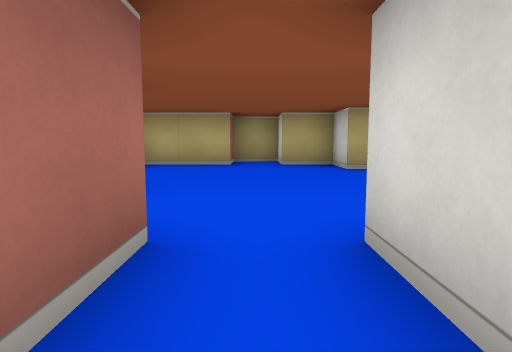
View 1 (above)

20 first-person views from a walk through a cub3D maze. The camera is about half as high as the walls, tilts 6° down and sees 75° across. The floor is counted in squares. Each view is taken from the middle of a square. On the plan, view 1 faces up. The plan holds only what a view shows up to about 9 squares ahead; the rest is blank.

View 2
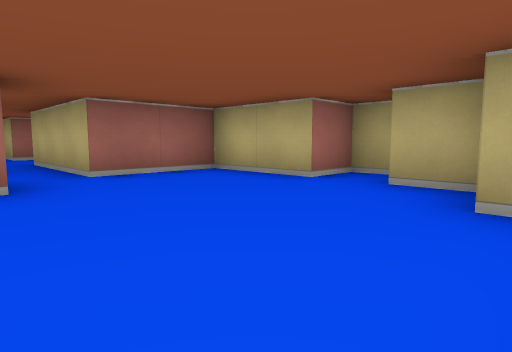

View 3
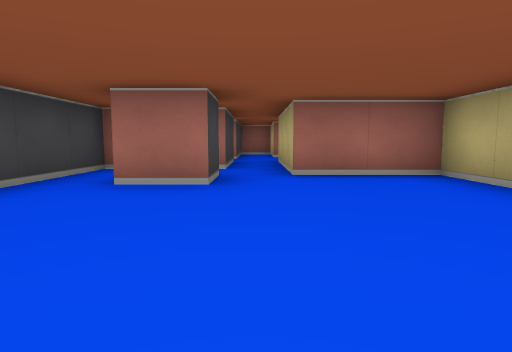

View 4
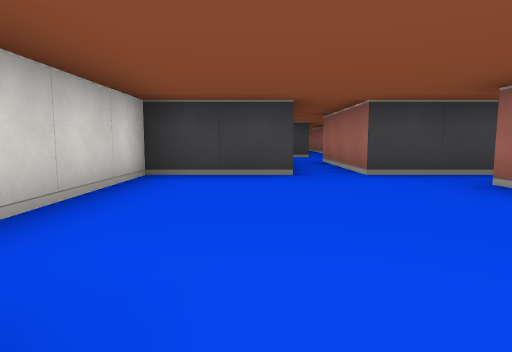

View 5
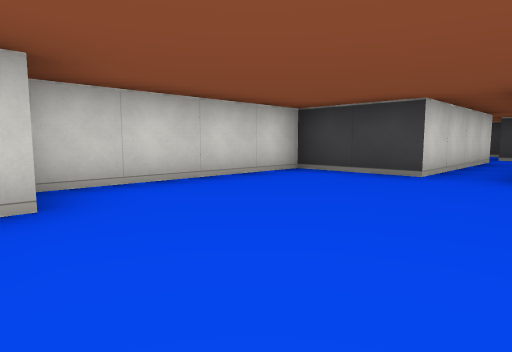

View 6
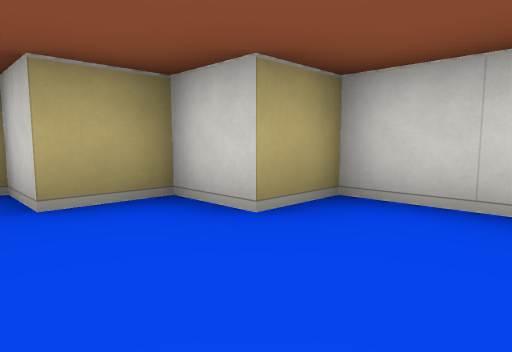

View 7
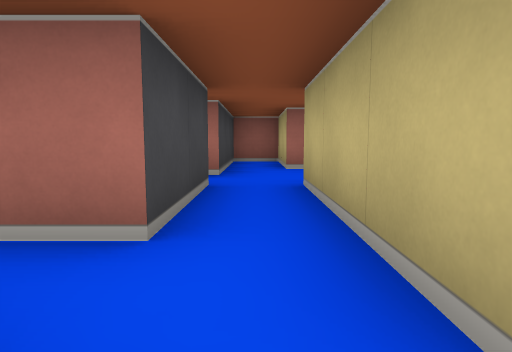

View 8
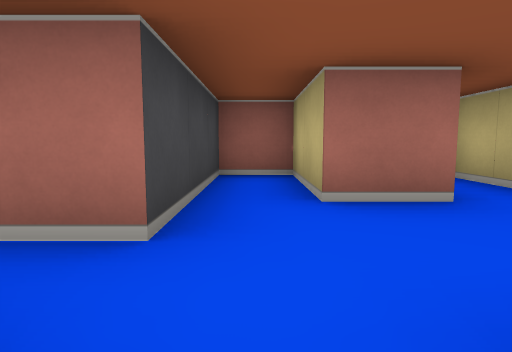

View 9
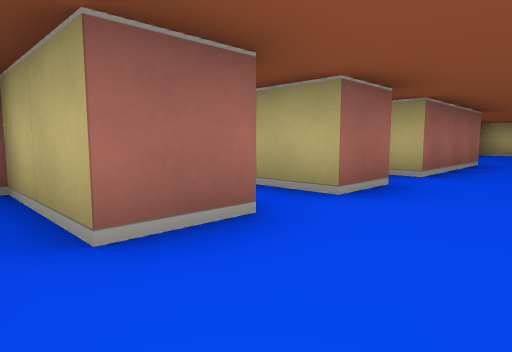

View 10
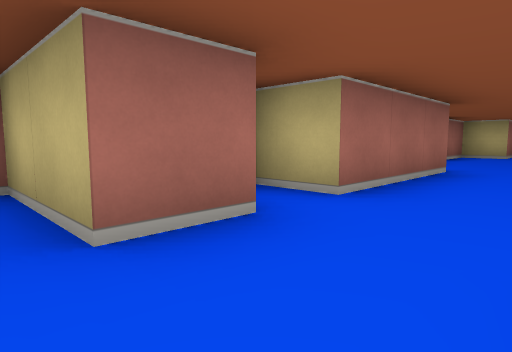

View 11
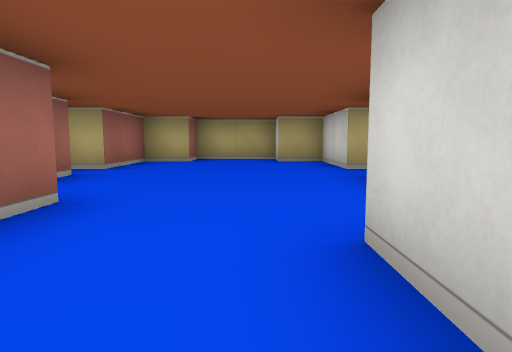

View 12
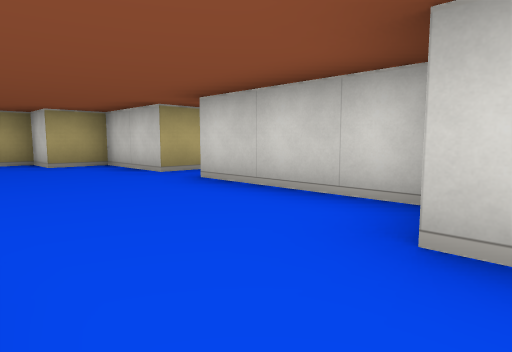

View 13
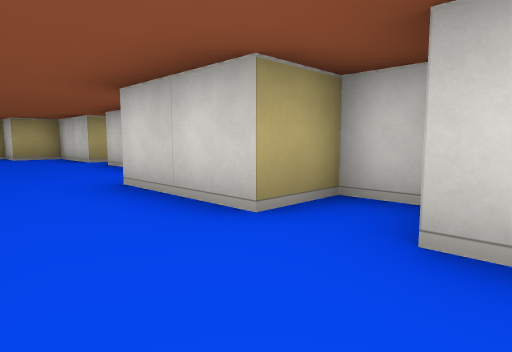

View 14
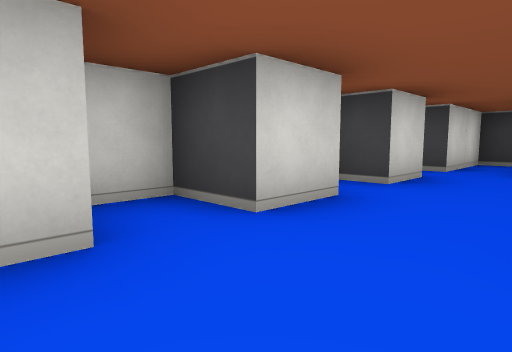

View 15
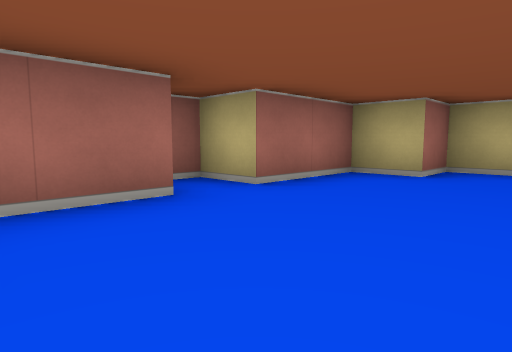

View 16
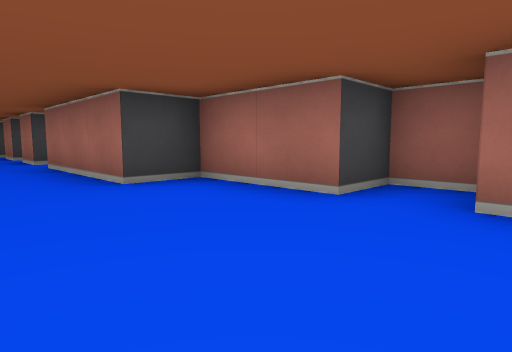

View 17
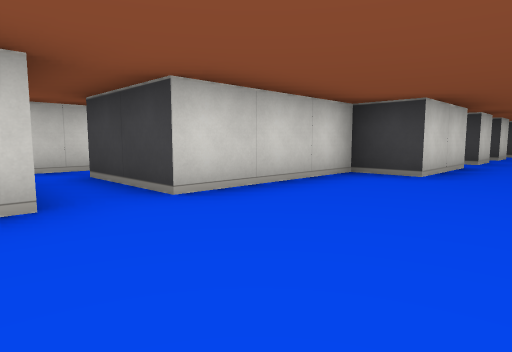

View 18
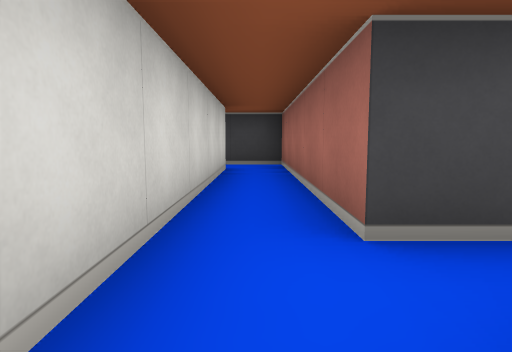

View 19
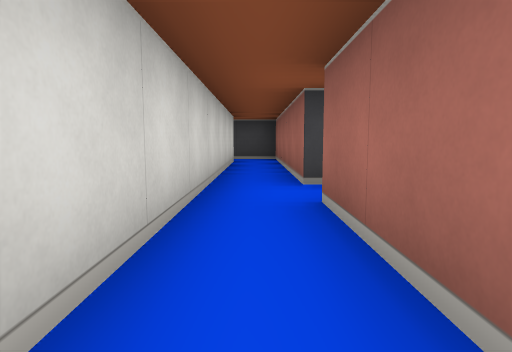

View 20
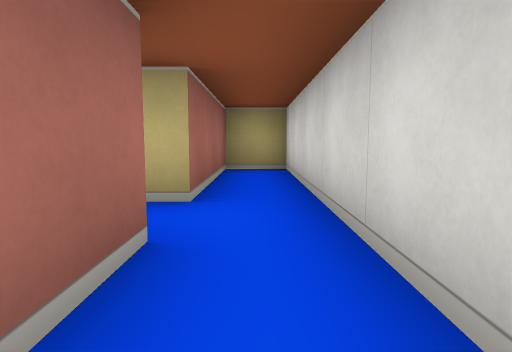

### Floor plan
Points are (right, up) in squares from view 1. A wall is a line through its corners. A room is listed if a view was taken in it or the views show most of it. See-through windows are left out.
Room 1 (views 1, 2, 3, 4, 5, 6, 7, 8)
walls: (-2.5, 3.5) (-1.5, 3.5) (-1.5, 2.5); (-5.5, 3.5) (-3.5, 3.5) (-3.5, 1.5) (-0.5, 1.5) (-0.5, -1.5); (0.5, -1.5) (0.5, 1.5) (2.5, 1.5) (2.5, 5.5) (1.5, 5.5) (1.5, 6.5) (0.5, 6.5) (0.5, 7.5) (-0.5, 7.5) (-0.5, 6.5) (-2.5, 6.5) (-2.5, 4.5) (-5.5, 4.5)
ways out: opening at (-4.5, 4) to room 2; opening at (0, -1)
Room 2 (view 9)
walls: (-7.5, 4.5) (-9.5, 4.5) (-9.5, 3.5) (-6.5, 3.5) (-6.5, 2.8); (-6.1, 1.5) (-5.5, 1.5) (-5.5, 3.5)
ways out: opening at (-4.5, 4) to room 1; opening at (-6.5, 5) to room 3
Room 3 (views 10, 13)
walls: (-7.5, 5.6) (-7.5, 4.5); (-5.5, 6.4) (-5.5, 7.5); (-7.5, 7.6) (-7.5, 6.5) (-9.5, 6.5); (-5.5, 4.5) (-5.5, 5.5) (-4.9, 5.5)
ways out: opening at (-6.5, 5) to room 2; opening at (-6.5, 7) to room 4
Room 4 (views 11, 12, 14, 15, 16, 17)
walls: (-4.5, 14.5) (-4.5, 16.5) (-5.5, 16.5) (-5.5, 17.5) (-7.5, 17.5) (-7.5, 16.5) (-8.5, 16.5) (-8.5, 14.5) (-9.5, 14.5) (-9.5, 13.5) (-8.5, 13.5) (-8.5, 11.5) (-7.5, 11.5) (-7.5, 8.5) (-8.5, 8.5); (-5.5, 7.5) (-4.5, 7.5) (-4.5, 8.5) (-5.5, 8.5) (-5.5, 10.5) (-4.5, 10.5) (-4.5, 13.5)
ways out: opening at (-6.5, 7) to room 3; opening at (-3.5, 14) to room 5
Room 5 (views 18, 19, 20)
walls: (-4.5, 13.5) (-2.5, 13.5) (-2.5, 8.5) (-1.4, 8.5); (-1.5, 9.5) (-1.5, 17.5) (-2.5, 17.5) (-2.5, 14.5) (-4.5, 14.5)
ways out: opening at (-3.5, 14) to room 4

Where each view was taken, in squares from view 1:
view 1: 0 up, 0 right, facing up
view 2: 3 up, 2 right, facing up-left
view 3: 4 up, 2 right, facing left
view 4: 6 up, 1 right, facing down
view 5: 6 up, 1 left, facing down-right
view 6: 4 up, 0 right, facing up-right
view 7: 4 up, 2 left, facing left
view 8: 4 up, 5 left, facing left
view 9: 4 up, 6 left, facing up-left
view 10: 6 up, 6 left, facing up-left
view 11: 9 up, 6 left, facing up
view 12: 10 up, 7 left, facing up-right
view 13: 7 up, 7 left, facing up-right
view 14: 9 up, 7 left, facing down-right
view 15: 12 up, 6 left, facing up-left
view 16: 15 up, 6 left, facing down-left
view 17: 15 up, 7 left, facing down-right
view 18: 15 up, 2 left, facing down
view 19: 17 up, 2 left, facing down
view 20: 12 up, 2 left, facing up
